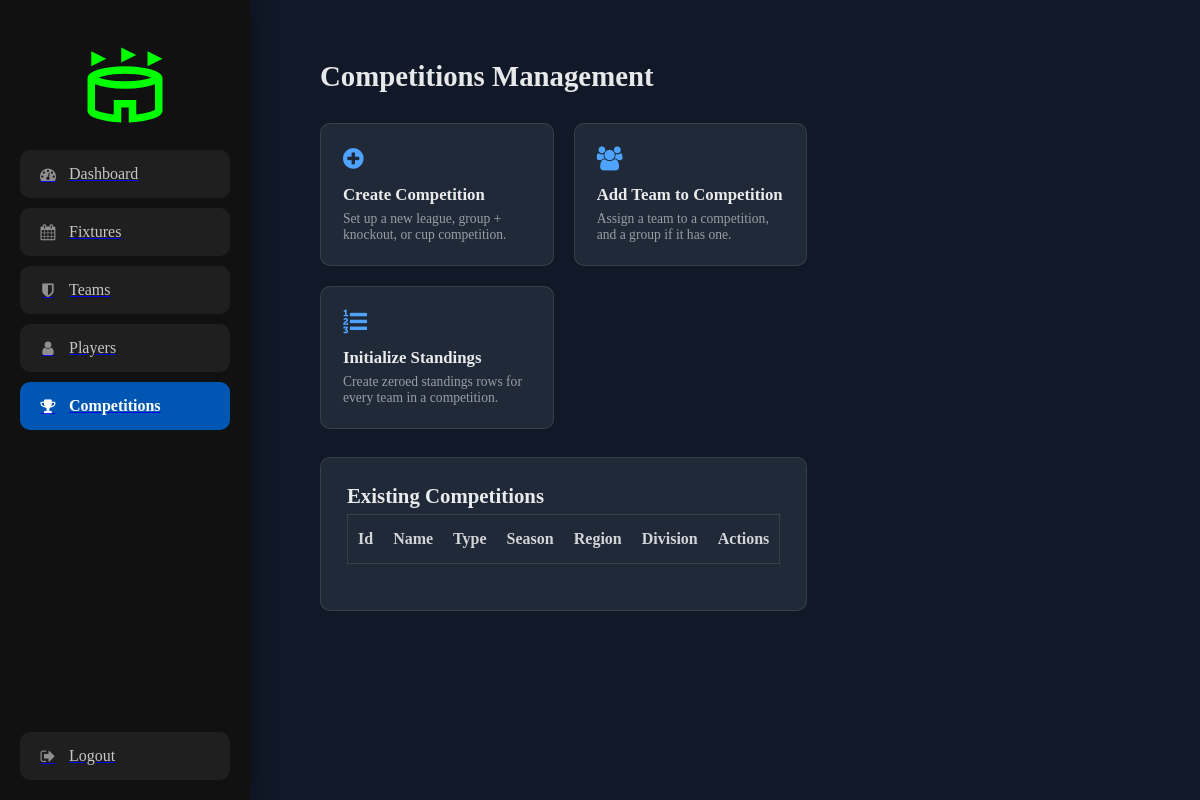
Page /CompetitionsAdmin.php (signed in) on the earlier database version.
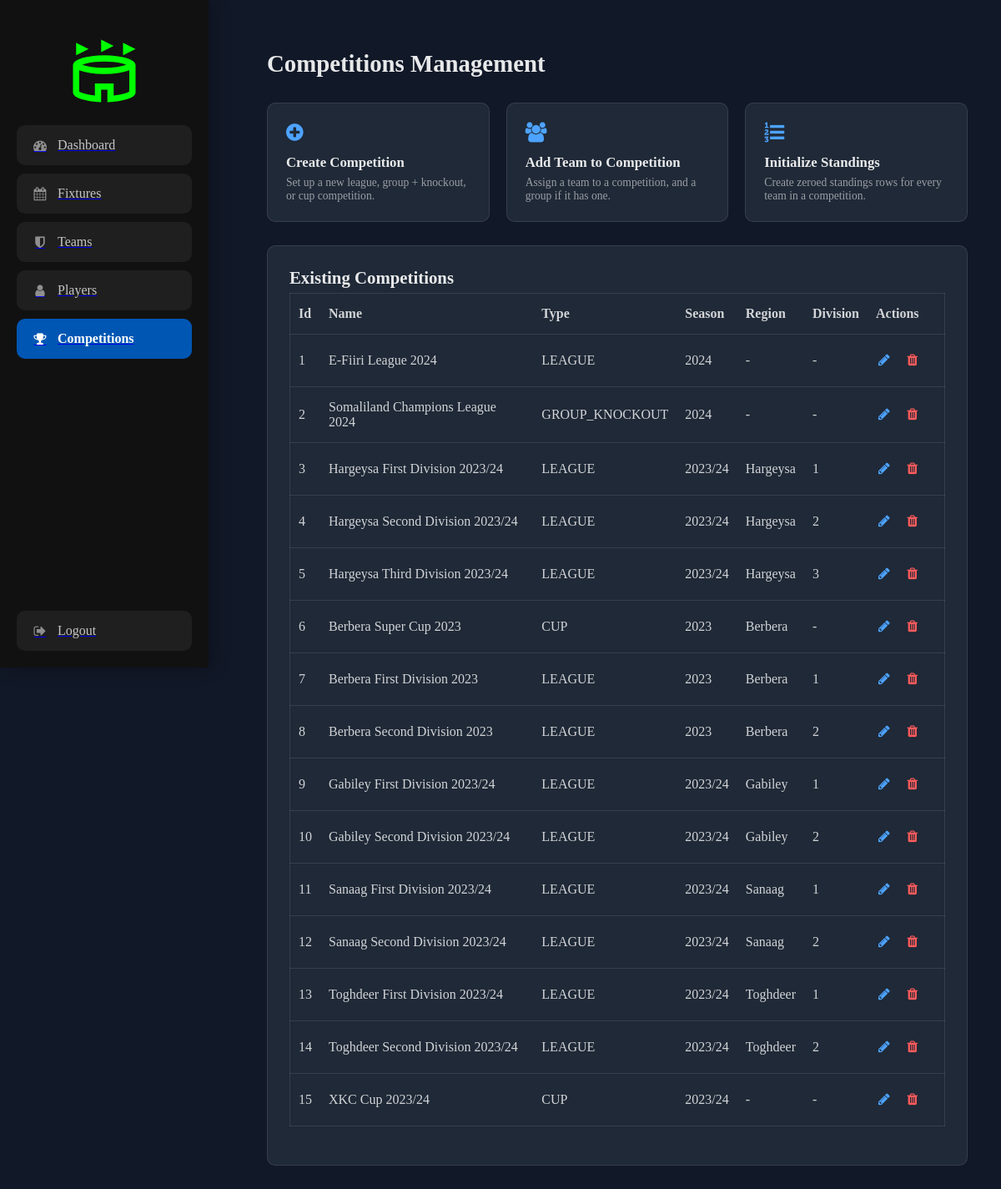
Same page on the later database version.
### tables this page shows
CREATE TABLE COMPETITIONS (
    COMPETITION_ID INT PRIMARY KEY AUTO_INCREMENT,
    NAME VARCHAR(255) NOT NULL,
    TYPE ENUM('LEAGUE', 'GROUP_KNOCKOUT', 'CUP') NOT NULL,
    SEASON VARCHAR(20) NOT NULL,
    REGION VARCHAR(100) DEFAULT NULL,
    DIVISION_LEVEL INT DEFAULT NULL,
    UNIQUE KEY UQ_COMPETITION_NAME (NAME)
);

### AutoLoader.php (called while the page is built, shortened)
<?php
function myautoloader($file)
{
    $paths = array(
        "/classes/",
    );
    $extention = ".php";
    foreach ($paths as $path) {
        $full = __DIR__ . $path . $file . $extention;
        if (file_exists($full)) {
            return;
        }
    }
}

### classes/Database.php (called while the page is built, shortened)
<?php
class Database
{
    public function __construct()
    {
        $this->conn = new mysqli(Config::$servername, Config::$username, Config::$password, Config::$dbname);
    }
}

### classes/Competition.php (called while the page is built, shortened)
<?php
require_once 'Database.php';
class Competition extends Database
{
    public function getAllCompetitions()
    {
        $sql = "SELECT COMPETITION_ID, NAME, TYPE, SEASON, REGION, DIVISION_LEVEL FROM COMPETITIONS ORDER BY COMPETITION_ID ASC";
        $result = mysqli_query($this->conn, $sql);
        return mysqli_fetch_all($result, MYSQLI_ASSOC);
    }
}

### CompetitionsAdmin.php (the view, shortened to what this page needs)
<!DOCTYPE html>
<html lang="en">
<head>
    <link rel="stylesheet" href="https://cdnjs.cloudflare.com/ajax/libs/font-awesome/4.7.0/css/font-awesome.min.css">
    <link rel="stylesheet" href="css/index.css">
    <link rel="stylesheet" href="css/admin.css">
    <link rel="stylesheet" href="css/form.css">
</head>
<body>
    <?php
require_once 'classes/Competition.php';
$competition = new Competition();
$competitions = $competition->getAllCompetitions();
?>
    <div class="dashboard">
        <div class="sidebar">
            <img src="images/Stadium.svg" alt="">
            <a href="./admin.php">
                <button class="dash-btn">
                    <i class="fa fa-tachometer"></i> Dashboard
                </button>
            </a>
            <a href="./FixturesAdmin.php">
                <button class="dash-btn">
                    <i class="fa fa-calendar"></i> Fixtures
                </button>
            </a>
            <a href="./TeamsAdmin.php">
                <button class="dash-btn">
                    <i class="fa fa-shield"></i> Teams
                </button>
            </a>
            <a href="./TeamsAndPlayers.php">
                <button class="dash-btn">
                    <i class="fa fa-user"></i> Players
                </button>
            </a>
            <a href="./CompetitionsAdmin.php">
                <button class="dash-btn active">
                    <i class="fa fa-trophy"></i> Competitions
                </button>
            </a>
            <a href="./logout.php" class="logout">
                <button class="dash-btn">
                    <i class="fa fa-sign-out"></i> Logout
                </button>
            </a>
        </div>
        <div class="dashboard-content">
            <h1>Competitions Management</h1>
            <div class="action-cards">
                <button type="button" class="action-card" data-modal-open="createCompetitionModal">
                    <div class="action-icon"><i class="fa fa-plus-circle"></i></div>
                    <div class="action-title">Create Competition</div>
                    <div class="action-desc">Set up a new league, group + knockout, or cup competition.</div>
                </button>
                <button type="button" class="action-card" data-modal-open="addTeamToCompetitionModal">
                    <div class="action-icon"><i class="fa fa-users"></i></div>
                    <div class="action-title">Add Team to Competition</div>
                    <div class="action-desc">Assign a team to a competition, and a group if it has one.</div>
                </button>
                <button type="button" class="action-card" data-modal-open="initStandingsModal">
                    <div class="action-icon"><i class="fa fa-list-ol"></i></div>
                    <div class="action-title">Initialize Standings</div>
                    <div class="action-desc">Create zeroed standings rows for every team in a competition.</div>
                </button>
            </div>
            <div class="admin-panel">
                <h3 class="fixture-title">Existing Competitions</h3>
                <div class="admin-table-wrap">
                    <table>
                        <thead>
                            <tr>
                                <th>Id</th>
                                <th>Name</th>
                                <th>Type</th>
                                <th>Season</th>
                                <th>Region</th>
                                <th>Division</th>
                                <th>Actions</th>
                            </tr>
                        </thead>
                        <tbody>
                            <?php foreach ($competitions as $c) { ?>
                            <tr>
                                <td><?php echo $c['COMPETITION_ID']; ?></td>
                                <td><?php echo htmlspecialchars($c['NAME']); ?></td>
                                <td><?php echo $c['TYPE']; ?></td>
                                <td><?php echo htmlspecialchars($c['SEASON']); ?></td>
                                <td><?php echo htmlspecialchars($c['REGION'] ?? '-'); ?></td>
                                <td><?php echo $c['DIVISION_LEVEL'] ?? '-'; ?></td>
                                <td>
                                    <div class="row-actions">
                                        <button type="button" class="edit-action" title="Edit"
                                            onclick='openEditModal("editCompetitionModal", <?php echo json_encode([
                                                "competitionId" => $c["COMPETITION_ID"],
                                                "name" => $c["NAME"],
                                                "type" => $c["TYPE"],
                                                "season" => $c["SEASON"],
                                                "regionOther" => $c["REGION"],
                                                "divisionLevel" => (string) ($c["DIVISION_LEVEL"] ?? ''),
                                            ]); ?>)'>
                                            <i class="fa fa-pencil"></i>
                                        </button>
                                        <form method="post" onsubmit="return confirm('Delete <?php echo htmlspecialchars(addslashes($c['NAME'])); ?> and all of its fixtures/standings? This can\'t be undone.');" style="display:inline;">
                                            <button type="submit" class="delete-action" title="Delete"><i class="fa fa-trash"></i></button>
                                        </form>
                                    </div>
                                </td>
                            </tr>
                            <?php } ?>
                        </tbody>
                    </table>
                </div>
            </div>
            <div style="height:100px">
            </div>
        </div>
    </div>
</body>
</html>

### css/index.css (style rules this page uses)
:root { --accent: #0056b3; --accent-bright: #4da3ff; --danger: #ff5c5c; --surface: #1f2937; --surface-soft: rgba(255, 255, 255, 0.08); --border: rgba(255, 255, 255, 0.1); --text: rgba(255, 255, 255, 0.85); --text-dim: rgba(255, 255, 255, 0.55); --radius: 10px; --shadow: 0 10px 30px rgba(0, 0, 0, 0.35); --ease: cubic-bezier(0.22, 1, 0.36, 1); }
* { margin: 0; padding: 0; box-sizing: border-box; }
body { background-color: rgba(17, 24, 39, 1); color: rgba(255, 255, 255, 0.8); }
button { font-family: inherit; }
table { width: 100%; border-collapse: collapse; margin-bottom: 20px; }
table th, table td { padding: 15px 10px; text-align: left; color: rgba(255, 255, 255, 0.8); }
tr { border: 1px solid rgba(255, 255, 255, 0.1); transition: background-color 0.15s ease; }
th { color: rgba(255, 255, 255, 0.8); background-color: #1f2937; }
td div { display: flex; align-items: center; gap: 8px; }

### css/admin.css (style rules this page uses)
.dashboard { display: flex; }
.dashboard .sidebar { background-color: #111; width: 250px; padding: 20px; display: flex; flex-direction: column; align-items: center; gap: 10px; height: 100vh; position: fixed; overflow-y: auto; box-shadow: 4px 0 20px rgba(0, 0, 0, 0.3); }
.dashboard .sidebar .logout { margin-top: auto; padding-top: 20px; width: 100%; }
.dashboard .sidebar img { width: 90px; margin-top: 20px; margin-bottom: 10px; transition: transform 0.3s var(--ease); }
.dashboard .sidebar button { padding: 14px 18px; width: 210px; display: flex; align-items: center; gap: 12px; background-color: rgba(255, 255, 255, 0.06); border-radius: var(--radius); cursor: pointer; border: 1px solid transparent; color: rgba(255, 255, 255, 0.75); text-align: left; font-size: 1rem; font-weight: 500; transition: background-color 0.2s var(--ease), transform 0.2s var(--ease), border-color 0.2s var(--ease); }
.dashboard .sidebar button i { width: 18px; text-align: center; color: rgba(255, 255, 255, 0.5); transition: color 0.2s var(--ease); }
.dashboard .sidebar a { width: 100%; }
.dashboard .sidebar a button { font-size: 1rem; }
.dashboard .sidebar button.active { background-color: var(--accent); color: #fff; font-weight: 600; }
.dashboard .sidebar button.active i { color: #fff; }
.dashboard-content { margin-left: 320px; margin-top: 60px; margin-right: 40px; margin-bottom: 60px; scroll-behavior: smooth; max-width: 1100px; animation: fadeSlideUp 0.4s var(--ease); }
.dashboard-content h1 { margin-bottom: 30px; color: rgba(255, 255, 255, 0.9); font-size: 1.8rem; }
.dashboard-content .fixture-title { color: rgba(255, 255, 255, 0.9); font-size: 1.3rem; margin-bottom: 6px; }
.admin-panel { background-color: var(--surface); border: 1px solid var(--border); border-radius: var(--radius); padding: 26px; margin-bottom: 24px; }
.admin-table-wrap { overflow-x: auto; }
.action-cards { display: grid; grid-template-columns: repeat(auto-fit, minmax(220px, 1fr)); gap: 20px; margin-bottom: 28px; }
.action-card { display: block; width: 100%; text-align: left; font: inherit; background-color: var(--surface); border: 1px solid var(--border); border-radius: var(--radius); padding: 22px; cursor: pointer; color: rgba(255, 255, 255, 0.9); text-decoration: none; transition: border-color 0.2s var(--ease), transform 0.2s var(--ease), box-shadow 0.2s var(--ease); }
.action-card .action-icon { font-size: 1.5rem; color: var(--accent-bright); margin-bottom: 12px; transition: transform 0.2s var(--ease); }
.action-card .action-title { font-size: 1.05rem; font-weight: 600; margin-bottom: 6px; }
.action-card .action-desc { color: rgba(255, 255, 255, 0.55); font-size: 0.85rem; }
.row-actions { display: flex; gap: 8px; white-space: nowrap; }
.row-actions button { background: none; border: none; cursor: pointer; font-size: 1rem; width: 32px; height: 32px; border-radius: 50%; transition: background-color 0.2s var(--ease), transform 0.15s var(--ease); }
.row-actions .edit-action { color: var(--accent-bright); }
.row-actions .delete-action { color: var(--danger); }

### css/form.css (style rules this page uses)
form { display: flex; flex-direction: column; width: 100%; margin: 0 auto; }

Differences in the rows shown:
added competitions: COMPETITION_ID "1", NAME "E-Fiiri League 2024", TYPE "LEAGUE", SEASON "2024", REGION "-", DIVISION_LEVEL "-"
added competitions: COMPETITION_ID "2", NAME "Somaliland Champions League 2024", TYPE "GROUP_KNOCKOUT", SEASON "2024", REGION "-", DIVISION_LEVEL "-"
added competitions: COMPETITION_ID "3", NAME "Hargeysa First Division 2023/24", TYPE "LEAGUE", SEASON "2023/24", REGION "Hargeysa", DIVISION_LEVEL "1"
added competitions: COMPETITION_ID "4", NAME "Hargeysa Second Division 2023/24", TYPE "LEAGUE", SEASON "2023/24", REGION "Hargeysa", DIVISION_LEVEL "2"
added competitions: COMPETITION_ID "5", NAME "Hargeysa Third Division 2023/24", TYPE "LEAGUE", SEASON "2023/24", REGION "Hargeysa", DIVISION_LEVEL "3"
added competitions: COMPETITION_ID "6", NAME "Berbera Super Cup 2023", TYPE "CUP", SEASON "2023", REGION "Berbera", DIVISION_LEVEL "-"
added competitions: COMPETITION_ID "7", NAME "Berbera First Division 2023", TYPE "LEAGUE", SEASON "2023", REGION "Berbera", DIVISION_LEVEL "1"
added competitions: COMPETITION_ID "8", NAME "Berbera Second Division 2023", TYPE "LEAGUE", SEASON "2023", REGION "Berbera", DIVISION_LEVEL "2"
added competitions: COMPETITION_ID "9", NAME "Gabiley First Division 2023/24", TYPE "LEAGUE", SEASON "2023/24", REGION "Gabiley", DIVISION_LEVEL "1"
added competitions: COMPETITION_ID "10", NAME "Gabiley Second Division 2023/24", TYPE "LEAGUE", SEASON "2023/24", REGION "Gabiley", DIVISION_LEVEL "2"
added competitions: COMPETITION_ID "11", NAME "Sanaag First Division 2023/24", TYPE "LEAGUE", SEASON "2023/24", REGION "Sanaag", DIVISION_LEVEL "1"
added competitions: COMPETITION_ID "12", NAME "Sanaag Second Division 2023/24", TYPE "LEAGUE", SEASON "2023/24", REGION "Sanaag", DIVISION_LEVEL "2"
added competitions: COMPETITION_ID "13", NAME "Toghdeer First Division 2023/24", TYPE "LEAGUE", SEASON "2023/24", REGION "Toghdeer", DIVISION_LEVEL "1"
added competitions: COMPETITION_ID "14", NAME "Toghdeer Second Division 2023/24", TYPE "LEAGUE", SEASON "2023/24", REGION "Toghdeer", DIVISION_LEVEL "2"
added competitions: COMPETITION_ID "15", NAME "XKC Cup 2023/24", TYPE "CUP", SEASON "2023/24", REGION "-", DIVISION_LEVEL "-"
